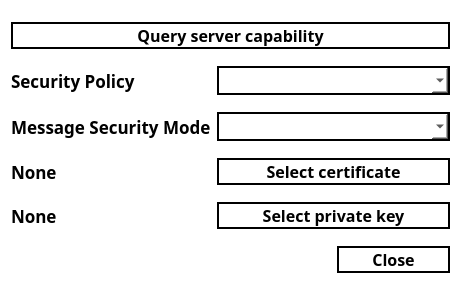
<?xml version="1.0" encoding="UTF-8"?>
<ui version="4.0">
 <class>ConnectionDialog</class>
 <widget class="QDialog" name="ConnectionDialog">
  <property name="geometry">
   <rect>
    <x>0</x>
    <y>0</y>
    <width>461</width>
    <height>300</height>
   </rect>
  </property>
  <property name="font">
   <font>
    <family>Ubuntu Mono</family>
    <pointsize>12</pointsize>
    <weight>75</weight>
    <bold>true</bold>
   </font>
  </property>
  <property name="windowTitle">
   <string>ConnectionDialog</string>
  </property>
  <property name="autoFillBackground">
   <bool>false</bool>
  </property>
  <property name="styleSheet">
   <string notr="true">background-color: white;
</string>
  </property>
  <layout class="QGridLayout" name="gridLayout">
   <item row="4" column="0">
    <widget class="QLabel" name="certificateLabel">
     <property name="font">
      <font>
       <family>Ubuntu Mono</family>
       <pointsize>13</pointsize>
       <weight>75</weight>
       <bold>true</bold>
      </font>
     </property>
     <property name="text">
      <string>None</string>
     </property>
    </widget>
   </item>
   <item row="4" column="1" colspan="2">
    <widget class="QPushButton" name="certificateButton">
     <property name="font">
      <font>
       <family>Ubuntu Mono</family>
       <pointsize>12</pointsize>
       <weight>75</weight>
       <bold>true</bold>
      </font>
     </property>
     <property name="styleSheet">
      <string notr="true">QPushButton {
	background-color: white;
	border: 2px solid black;
}</string>
     </property>
     <property name="text">
      <string>Select certificate</string>
     </property>
    </widget>
   </item>
   <item row="2" column="1" colspan="2">
    <widget class="QComboBox" name="policyComboBox">
     <property name="font">
      <font>
       <family>Ubuntu Mono</family>
       <pointsize>12</pointsize>
       <weight>75</weight>
       <bold>true</bold>
      </font>
     </property>
     <property name="styleSheet">
      <string notr="true">border: 2px solid black;</string>
     </property>
    </widget>
   </item>
   <item row="5" column="0">
    <widget class="QLabel" name="privateKeyLabel">
     <property name="font">
      <font>
       <family>Ubuntu Mono</family>
       <pointsize>13</pointsize>
       <weight>75</weight>
       <bold>true</bold>
      </font>
     </property>
     <property name="text">
      <string>None</string>
     </property>
    </widget>
   </item>
   <item row="2" column="0">
    <widget class="QLabel" name="label">
     <property name="font">
      <font>
       <family>Ubuntu Mono</family>
       <pointsize>13</pointsize>
       <weight>75</weight>
       <bold>true</bold>
      </font>
     </property>
     <property name="text">
      <string>Security Policy</string>
     </property>
    </widget>
   </item>
   <item row="0" column="0" colspan="3">
    <widget class="QPushButton" name="queryButton">
     <property name="font">
      <font>
       <family>Ubuntu Mono</family>
       <pointsize>12</pointsize>
       <weight>75</weight>
       <bold>true</bold>
      </font>
     </property>
     <property name="styleSheet">
      <string notr="true">QPushButton {
	background-color: white;
	border: 2px solid black;
}</string>
     </property>
     <property name="text">
      <string>Query server capability</string>
     </property>
    </widget>
   </item>
   <item row="3" column="1" colspan="2">
    <widget class="QComboBox" name="modeComboBox">
     <property name="font">
      <font>
       <family>Ubuntu Mono</family>
       <pointsize>12</pointsize>
       <weight>75</weight>
       <bold>true</bold>
      </font>
     </property>
     <property name="styleSheet">
      <string notr="true">border: 2px solid black;</string>
     </property>
    </widget>
   </item>
   <item row="3" column="0">
    <widget class="QLabel" name="label_2">
     <property name="font">
      <font>
       <family>Ubuntu Mono</family>
       <pointsize>13</pointsize>
       <weight>75</weight>
       <bold>true</bold>
      </font>
     </property>
     <property name="text">
      <string>Message Security Mode</string>
     </property>
    </widget>
   </item>
   <item row="6" column="2">
    <widget class="QPushButton" name="closeButton">
     <property name="font">
      <font>
       <family>Ubuntu Mono</family>
       <pointsize>12</pointsize>
       <weight>75</weight>
       <bold>true</bold>
      </font>
     </property>
     <property name="styleSheet">
      <string notr="true">QPushButton {
	background-color: white;
	border: 2px solid black;
}</string>
     </property>
     <property name="text">
      <string>Close</string>
     </property>
    </widget>
   </item>
   <item row="5" column="1" colspan="2">
    <widget class="QPushButton" name="privateKeyButton">
     <property name="font">
      <font>
       <family>Ubuntu Mono</family>
       <pointsize>12</pointsize>
       <weight>75</weight>
       <bold>true</bold>
      </font>
     </property>
     <property name="styleSheet">
      <string notr="true">QPushButton {
	background-color: white;
	border: 2px solid black;
}</string>
     </property>
     <property name="text">
      <string>Select private key</string>
     </property>
    </widget>
   </item>
  </layout>
 </widget>
 <layoutdefault spacing="6" margin="11"/>
 <resources/>
 <connections/>
</ui>
